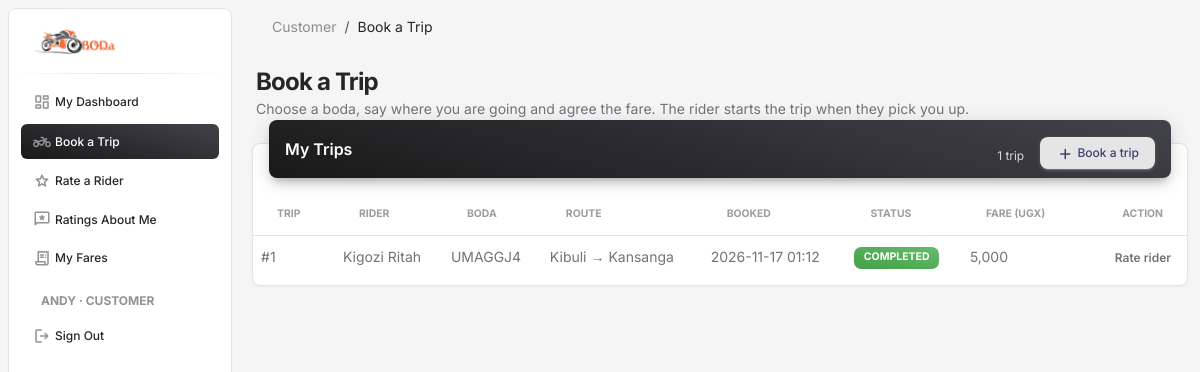
/customer-area/trips/ (signed in), run on the app's committed database.
### bodaapp/models.py (models this page shows, shortened)
class Profile(models.Model):
    ROLE_CHOICES = [("customer", "Customer"), ("rider", "Rider")]
    user = models.OneToOneField(settings.AUTH_USER_MODEL, on_delete=models.CASCADE, related_name="profile")
    role = models.CharField(max_length=10, choices=ROLE_CHOICES)
    customer = models.OneToOneField(Customer, null=True, blank=True, on_delete=models.SET_NULL, related_name="profile")
    rider = models.OneToOneField(Rider, null=True, blank=True, on_delete=models.SET_NULL, related_name="profile")

class Trip(models.Model):
    trip_id = models.AutoField(primary_key=True)
    customer = models.ForeignKey(Customer, on_delete=models.PROTECT, db_column="customer_id")
    rider = models.ForeignKey(Rider, on_delete=models.PROTECT, db_column="rider_id")
    boda = models.ForeignKey(Boda, on_delete=models.PROTECT, db_column="boda_id")
    pickup_location = models.CharField(max_length=100)
    dropoff_location = models.CharField(max_length=100)
    start_time = models.DateTimeField()
    end_time = models.DateTimeField(null=True, blank=True)
    status = models.CharField(max_length=20)
    fare = models.DecimalField(max_digits=10, decimal_places=2)
    distance_km = models.DecimalField(max_digits=8, decimal_places=2)

class Rider(models.Model):
    rider_id = models.AutoField(primary_key=True)
    first_name = models.CharField(max_length=50)
    last_name = models.CharField(max_length=50)
    contact = models.CharField(max_length=15, unique=True)
    license = models.CharField(max_length=30, unique=True)
    experience_years = models.IntegerField()
    age = models.IntegerField()
    gender = models.CharField(max_length=6)
    home_location = models.CharField(max_length=100)
    def __str__(self):
        return f"{self.first_name} {self.last_name}"

class Boda(models.Model):
    boda_id = models.AutoField(primary_key=True)
    boda_type = models.ForeignKey(BodaType, on_delete=models.PROTECT, db_column="boda_type_id")
    model = models.CharField(max_length=50)
    plate_number = models.CharField(max_length=20, unique=True)
    rider = models.ForeignKey(Rider, on_delete=models.PROTECT, db_column="rider_id")

### bodaapp/customer_views.py (the view)
# urls.py: path('customer-area/trips/', customer_views.trips, name='cust_trips'),
@role_required("customer")
def trips(request):
    me = current_customer(request)
    if request.method == "POST":
        form = BookTripForm(request.POST, customer=me)
        if form.is_valid():
            trip = form.save()
            messages.success(request, f"Trip #{trip.pk} booked with {trip.rider}. Waiting for the rider to start it.")
            return redirect("cust_trips")
        messages.error(request, "Please fix the highlighted errors and try again.")
    else:
        form = BookTripForm(customer=me)
    return render(request, "customer/trips.html", {"form": form, "trips": own_trips(request).order_by("-start_time")})

### bodaapp/access.py (called while the page is built)
def get_role(user):
    if not user.is_authenticated:
        return None
    if user.is_staff or user.is_superuser:
        return "admin"
    profile = getattr(user, "profile", None)
    if profile is None:
        return None
    if profile.role == "customer" and profile.customer_id:
        return "customer"
    if profile.role == "rider" and profile.rider_id:
        return "rider"
    return None

def role_required(*roles):
    def decorator(view):
        @wraps(view)
        def wrapper(request, *args, **kwargs):
            if not request.user.is_authenticated:
                return redirect_to_login(request.get_full_path())
            if get_role(request.user) not in roles:
                messages.error(request, "You don't have access to that page.")
                return redirect("index")
            return view(request, *args, **kwargs)
        return wrapper
    return decorator

### bodaapp/context_processors.py (called while the page is built)
def navigation(request):
    user = getattr(request, "user", None)
    role = get_role(user) if user is not None else None
    match = getattr(request, "resolver_match", None)
    name = match.url_name if match and match.url_name else ""
    if name.endswith("_edit"):
        name = name[: -len("_edit")]
    return {"role": role, "role_label": ROLE_LABELS.get(role, ""), "active": name}

### bodaapp/customer_views.py (called while the page is built)
def current_customer(request):
    return request.user.profile.customer

def own_trips(request):
    return Trip.objects.filter(customer=current_customer(request)).select_related("rider", "boda")

### templates/customer/trips.html (shortened to what this page needs)
{% extends 'base.html' %}
{% block content %}
{% include 'partials/page_header.html' with title="Book a Trip" lede="Choose a boda, say where you are going and agree the fare. The rider starts the trip when they pick you up." %}
<div class="container-fluid py-3">
  <div class="row">
    <div class="col-12 mb-4">
      <div class="card">
        <div class="card-header p-0 position-relative mt-n4 mx-3 z-index-2">
          <div class="bg-gradient-dark shadow-dark border-radius-lg pt-3 pb-2 d-flex justify-content-between pe-3">
            <h6 class="text-white text-capitalize ps-3">My trips</h6>
            <div class="d-flex align-items-center gap-3"><span class="text-white text-xs opacity-8 mt-1">{{ trips|length }} trip{{ trips|length|pluralize }}</span><button type="button" class="btn btn-sm btn-light mb-0" data-bs-toggle="modal" data-bs-target="#recordModal"><i class="material-symbols-rounded align-middle" style="font-size:18px">add</i> Book a trip</button></div>
          </div>
        </div>
        <div class="card-body px-0 pb-2">
          <div class="table-responsive p-0">
            <table class="table align-items-center mb-0">
              <thead><tr>
                <th class="text-uppercase text-secondary text-xxs font-weight-bolder opacity-7">Trip</th>
                <th class="text-uppercase text-secondary text-xxs font-weight-bolder opacity-7">Rider</th>
                <th class="text-uppercase text-secondary text-xxs font-weight-bolder opacity-7">Boda</th>
                <th class="text-uppercase text-secondary text-xxs font-weight-bolder opacity-7">Route</th>
                <th class="text-uppercase text-secondary text-xxs font-weight-bolder opacity-7">Booked</th>
                <th class="text-uppercase text-secondary text-xxs font-weight-bolder opacity-7">Status</th>
                <th class="text-uppercase text-secondary text-xxs font-weight-bolder opacity-7">Fare (UGX)</th>
                <th class="text-uppercase text-secondary text-xxs font-weight-bolder opacity-7 text-end pe-4">Action</th>
              </tr></thead>
              <tbody>
                {% for t in trips %}
                <tr>
                  <td class="text-sm">#{{ t.pk }}</td>
                  <td class="text-sm">{{ t.rider }}</td>
                  <td class="text-sm">{{ t.boda.plate_number }}</td>
                  <td class="text-sm">{{ t.pickup_location }} → {{ t.dropoff_location }}</td>
                  <td class="text-sm">{{ t.start_time|date:"Y-m-d H:i" }}</td>
                  <td class="text-sm">{% include 'partials/status_badge.html' with status=t.status %}</td>
                  <td class="text-sm">{{ t.fare|floatformat:"0g" }}</td>
                  <td class="text-end pe-3 text-nowrap">
                    {% if t.status == 'pending' %}
                    <form method="post" action="{% url 'cust_trip_cancel' t.pk %}" class="d-inline"
                          onsubmit="return confirm('Cancel trip #{{ t.pk }}?');">
                      {% csrf_token %}
                      <button type="submit" class="btn btn-link text-danger font-weight-bold text-xs p-0 mb-0">Cancel</button>
                    </form>
                    {% elif t.status == 'completed' %}
                    <a href="{% url 'cust_rate_rider' %}" class="text-secondary font-weight-bold text-xs">Rate rider</a>
                    {% else %}<span class="text-xs text-secondary">—</span>{% endif %}
                  </td>
                </tr>
                {% empty %}
                <tr><td colspan="8" class="text-center text-secondary py-4 text-sm">You haven't booked any trips yet.</td></tr>
                {% endfor %}
              </tbody>
            </table>
          </div>
        </div>
      </div>
    </div>
  </div>
</div>
{% endblock %}

### templates/partials/nav_account.html (shortened to what this page needs)
<li class="nav-item mt-3">
  <h6 class="ps-4 ms-2 text-uppercase text-xs text-dark font-weight-bolder opacity-5">{{ user.get_username }}{% if role_label %} · {{ role_label }}{% endif %}</h6>
</li>
<li class="nav-item">
  <form method="post" action="{% url 'logout' %}" class="m-0">
    <button type="submit" class="nav-link text-dark border-0 bg-transparent w-100 text-start">
      <i class="material-symbols-rounded opacity-5">logout</i>
      <span class="nav-link-text ms-1">Sign Out</span>
    </button>
  </form>
</li>

### templates/partials/page_header.html (shortened to what this page needs)
<nav class="navbar navbar-main navbar-expand-lg px-0 mx-3 shadow-none border-radius-xl" id="navbarBlur" data-scroll="true">
  <div class="container-fluid py-1 px-3">
    <nav aria-label="breadcrumb">
      <ol class="breadcrumb bg-transparent mb-0 pb-0 pt-1 px-0 me-sm-6 me-5">
        <li class="breadcrumb-item text-sm"><a class="opacity-5 text-dark" href="{% url 'index' %}">{{ role_label|default:"Home" }}</a></li>
        <li class="breadcrumb-item text-sm text-dark active" aria-current="page">{{ title }}</li>
      </ol>
    </nav>
  </div>
</nav>
<div class="container-fluid pt-3">
  <div class="ms-1 mb-2">
    <h3 class="mb-0 h4 font-weight-bolder">{{ title }}</h3>
    {% if lede %}<p class="mb-0 text-sm">{{ lede }}</p>{% endif %}
  </div>
</div>

### templates/partials/status_badge.html
<span class="badge badge-sm bg-gradient-{% if status == 'completed' %}success{% elif status == 'ongoing' %}info{% elif status == 'pending' %}warning{% else %}secondary{% endif %}">{{ status }}</span>

### data on the page
Profile: role "CUSTOMER", role "Customer"
Trip: pk "1", rider "Kigozi Ritah", boda.plate_number "UMAGGJ4", pickup_location "Kibuli", dropoff_location "Kansanga", start_time "2026-11-17 01:12", status "COMPLETED", fare "5,000", shows "Rate rider"

### other printed values
{{ label }} "My Dashboard Book a Trip Rate a Rider Ratings About Me My Fares"
{{ user.get_username }} "ANDY"
{{ title }} "Book a Trip"
{{ lede }} "Choose a boda, say where you are going and agree the fare. The rider starts the trip when they pick you up."
{{ trips|length }} "1"
